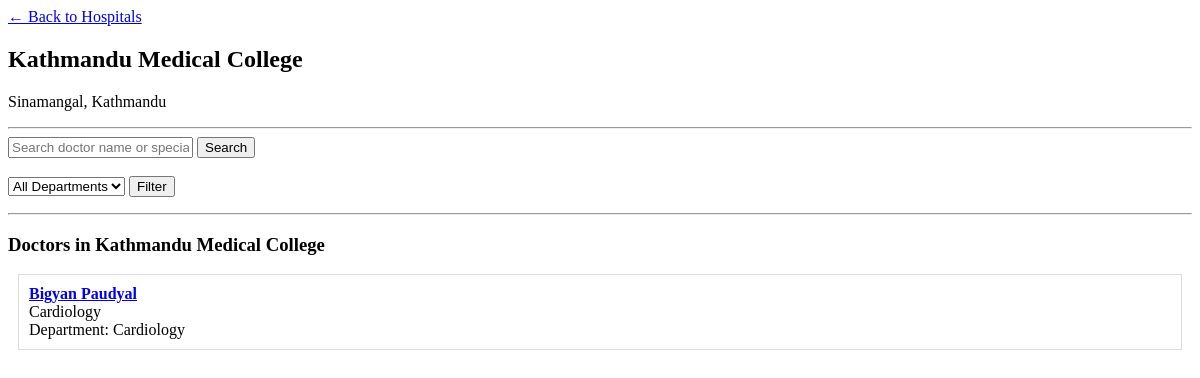
/hospitals/hospitals/1/, run on an earlier commit of the app's database.
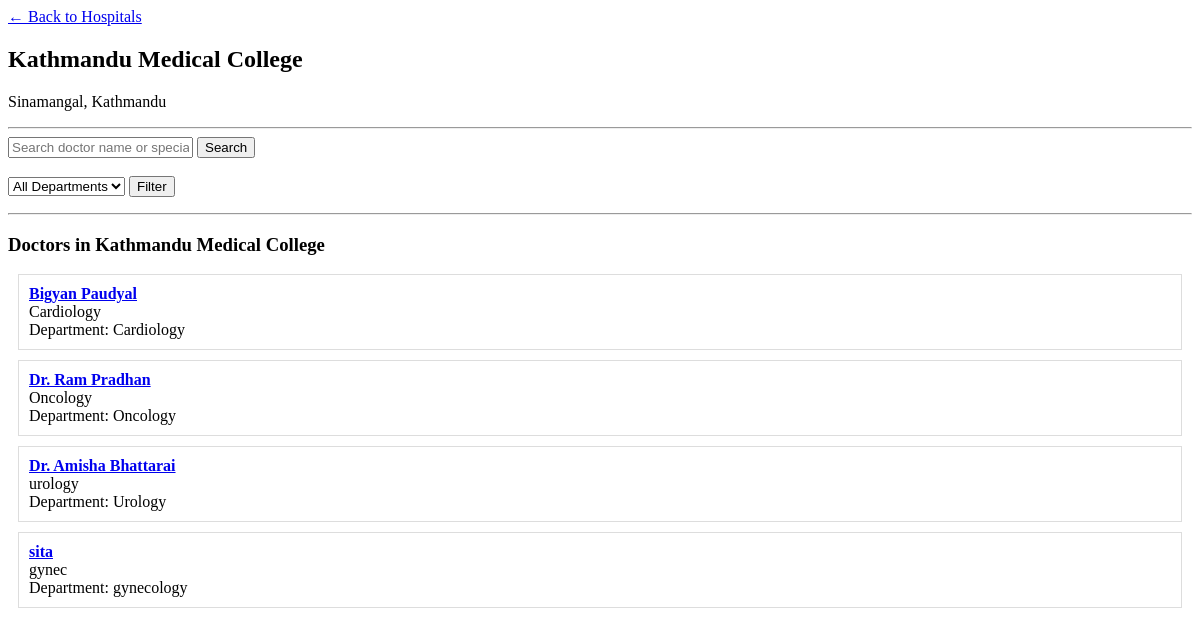
And on a later commit of the database.
### doctors/models.py (models this page shows, shortened)
class Doctor(models.Model):
    doctor_id = models.AutoField(primary_key=True)
    name = models.CharField(max_length=100)
    qualification = models.CharField(max_length=100)
    specialization = models.CharField(max_length=100)
    experience_years = models.PositiveIntegerField(default=0)
    hospital = models.ForeignKey('hospitals.Hospital', on_delete=models.CASCADE, null=True, blank=True)
    department = models.ForeignKey('hospitals.Department', on_delete=models.CASCADE, null=True, blank=True)
    email = models.EmailField(unique=True)
    fees = models.DecimalField(max_digits=8, decimal_places=2)
    phone = models.CharField(max_length=13)
    a_status = models.BooleanField(default=True)

### hospitals/models.py (models this page shows, shortened)
class Department(models.Model):
    name = models.CharField(max_length=100)
    hospitals = models.ManyToManyField(
        Hospital,
        related_name='departments'
    )

### hospitals/views.py (the view)
# urls.py: path('<int:hospital_id>/', views.hospital_detail, name='hospital_detail'),
def hospital_detail(request, hospital_id):
    hospital = get_object_or_404(Hospital, hospital_id=hospital_id)
    doctors = Doctor.objects.filter(hospital=hospital, a_status=True)
    search = request.GET.get('search', '')
    dept_id = request.GET.get('department', '')
    if search:
        doctors = doctors.filter(
            Q(name__icontains=search) |
            Q(specialization__icontains=search)
        )
    if dept_id:
        doctors = doctors.filter(department_id=dept_id)
    departments = Department.objects.filter(hospitals=hospital)
    return render(request, 'hospitals/hospital_detail.html', {
        'hospital': hospital,
        'doctors': doctors.distinct(),
        'departments': departments,
        'search': search,
        'dept_id': dept_id
    })

### hospitals/templates/hospitals/hospital_detail.html (shortened to what this page needs)
<a href="{% url 'hospital_list' %}">← Back to Hospitals</a>
<h2>{{ hospital.name }}</h2>
<p>{{ hospital.address }}</p>
<hr>
<form method="GET">
    <input type="text" name="search"
           placeholder="Search doctor name or specialization"
           value="{{ search }}">
    <button type="submit">Search</button>
    <br><br>
    <select name="department">
        <option value="">All Departments</option>
    </select>
    <button type="submit">Filter</button>
</form>
<hr>
<h3>Doctors in {{ hospital.name }}</h3>
{% for doctor in doctors %}
    <div style="border:1px solid #ddd; padding:10px; margin:10px;">
        <a href="{% url 'doctor_detail' doctor.doctor_id %}">
            <b>{{ doctor.name }}</b>
        </a><br>
        {{ doctor.specialization }}<br>
        Department: {{ doctor.department.name }}
    </div>
{% empty %}
    <p>No doctors found in this hospital</p>
{% endfor %}

What changed in the data, as far as the page shows it:
added Doctor: name "Dr. Ram Pradhan", specialization "Oncology", department.name "Oncology"
added Doctor: name "Dr. Amisha Bhattarai", specialization "urology", department.name "Urology"
added Doctor: name "sita", specialization "gynec", department.name "gynecology"
